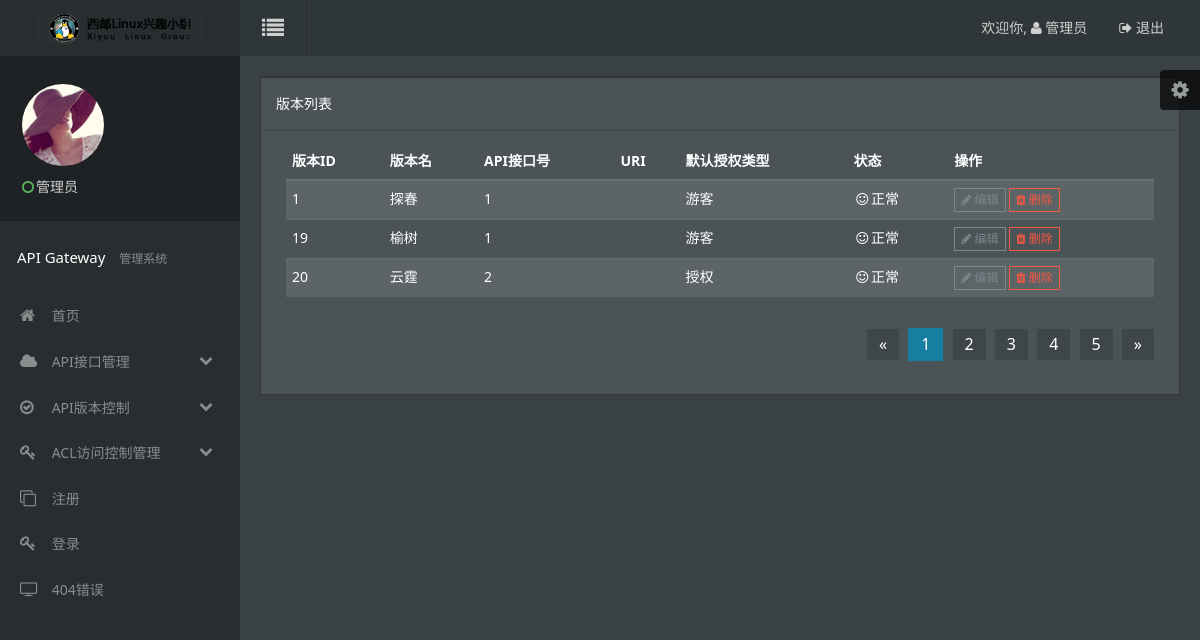
/display-vers/, run on an earlier commit of the app's database.
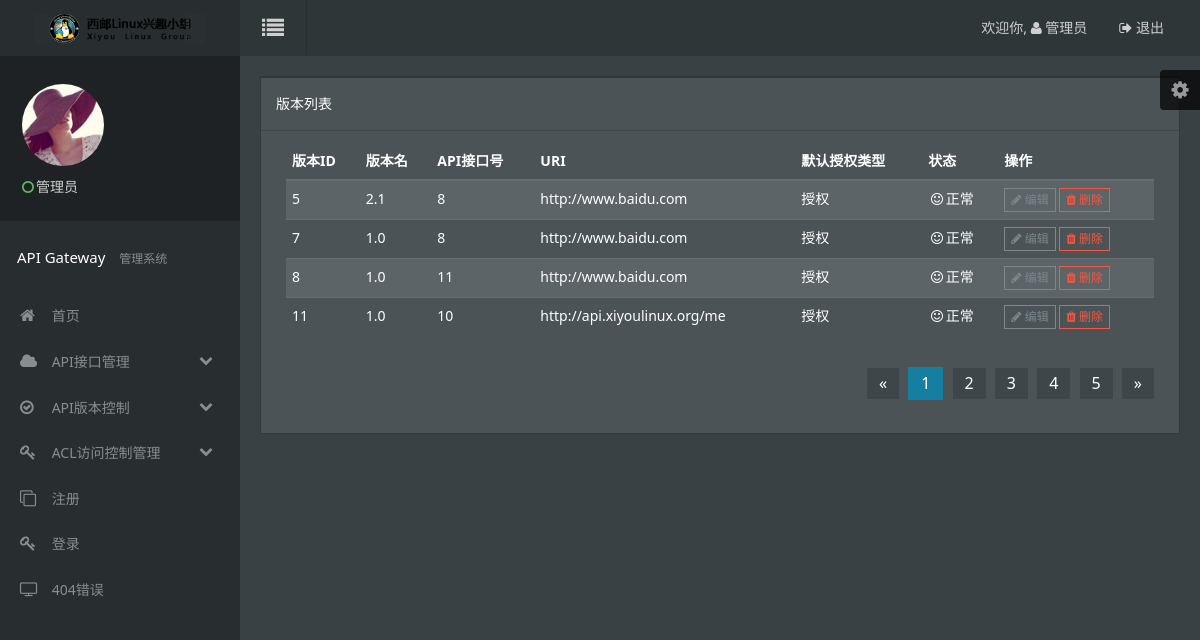
And on a later commit of the database.
### gateway/models.py (models this page shows, shortened)
class VersInfo(models.Model):
    vers_name = models.CharField(max_length=16)
    api_id = models.IntegerField()
    ser_url = models.URLField()
    auth_type = models.IntegerField()
    status = models.IntegerField()
    @staticmethod
    def getAllVersInfo():
        return True, VersInfo.objects.all()

### gateway/views.py (the view)
# urls.py: url(r'^display-vers/',views.disVersInfo),
def disVersInfo(request):
    flag, res_vers = VersInfo.getAllVersInfo()
    if flag:
        return render_to_response('version_view.html', {'res_vers': res_vers})

### gateway/templates/version_view.html (shortened to what the changed rows need)
<!DOCTYPE html>
<html lang="en">
<head>
    <link rel="stylesheet" href="../../assets/css/amazeui.min.css" />
    <link rel="stylesheet" href="../../assets/css/amazeui.datatables.min.css" />
    <link rel="stylesheet" href="../../assets/css/app.css">
</head>
<body data-type="version_view">
<div class="am-g tpl-g">
        <div class="tpl-content-wrapper">
            <div class="row-content am-cf">
                <div class="row">
                    <div class="am-u-sm-12 am-u-md-12 am-u-lg-12">
                        <div class="widget am-cf">
                            <div class="widget-body  am-fr">
                                <div class="am-u-sm-12">
                                    <table width="100%" class="am-table am-table-compact am-table-striped tpl-table-black " id="example-r">
                                        <thead>
                                        <tr>
                                            <th>版本ID</th>
                                            <th>版本名</th>
                                            <th>API接口号</th>
                                            <th>URI</th>
                                            <th>默认授权类型</th>
                                            <th>状态</th>
                                            <th>操作</th>
                                        </tr>
                                        </thead>
                                        <tbody>
                                        <tr class="gradeX">
                                        {% if res_vers %}
                                            {%  for vers_info in res_vers %}
                                                <td>{{ vers_info.id }}</td>
                                                <td>{{ vers_info.vers_name }}</td>
                                                <td>{{ vers_info.api_id }}</td>
                                                <td>{{ vers_info.ser_url }}</td>
                                                {% if vers_info.auth_type == 1 %}
                                                    <td>授权</td>
                                                {% else %}
                                                    <td>游客</td>
                                                {% endif %}
                                                {% if vers_info.status == 1 %}
                                                    <td><i class="am-icon-smile-o am-icon-fw"></i>正常</td>
                                                {% else %}
                                                    <td><i class="am-icon-frown-o am-icon-fw"></i>关闭</td>
                                                {% endif %}
                                                <td>
                                                    <div class="tpl-table-black-operation">
                                                        <a href="/edit-vers?id={{ vers_info.id }}">
                                                            <i class="am-icon-pencil"></i> 编辑
                                                        </a>
                                                        <a href="/delete-vers?id={{ vers_info.id }}" class="tpl-table-black-operation-del">
                                                            <i class="am-icon-trash"></i> 删除
                                                        </a>
                                                    </div>
                                                </td>
                                                </tr>
                                            {% endfor %}
                                        {% endif %}
                                        </tbody>
                                    </table>
                                </div>
                            </div>
                        </div>
                    </div>
                </div>
            </div>
        </div>
    </div>
</body>
</html>

What changed in the data, as far as the page shows it:
removed VersInfo: id "1", vers_name "探春", api_id "1", auth_type "游客", status 1 (drawn)
removed VersInfo: id "19", vers_name "榆树", api_id "1", auth_type "游客", status 1 (drawn)
removed VersInfo: id "20", vers_name "云霆", api_id "2", auth_type "授权", status 1 (drawn)
added VersInfo: id "5", vers_name "2.1", api_id "8", ser_url "http://www.baidu.com", auth_type "授权", status 1 (drawn)
added VersInfo: id "7", vers_name "1.0", api_id "8", ser_url "http://www.baidu.com", auth_type "授权", status 1 (drawn)
added VersInfo: id "8", vers_name "1.0", api_id "11", ser_url "http://www.baidu.com", auth_type "授权", status 1 (drawn)
added VersInfo: id "11", vers_name "1.0", api_id "10", ser_url "http://api.xiyoulinux.org/me", auth_type "授权", status 1 (drawn)
